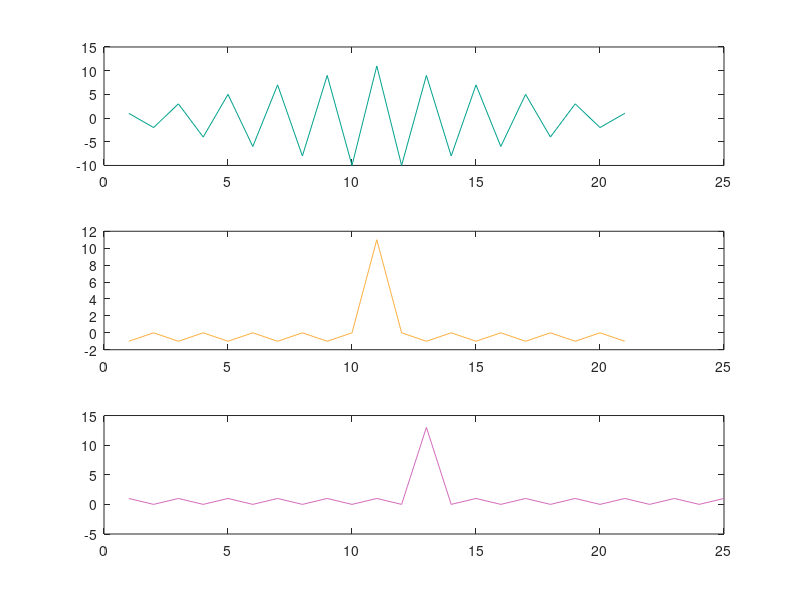

MATLAB code to generate this figure:

x{1} = [0 1 0 1 0 1 0 1 0 1 0];
x{2} = [0 1 0 0 1 0 0 0 1 1 1];
x{3} = [1 0 1 0 1 1 0 0 1 1 1 1 1];

figure
for i = 1:length(x)
    clear Rxx
    x{i} = -(-1).^x{i};    % Make 0 into 1
    Rxx = xcorr(x{i});
    subplot(length(x),1,i); plot(Rxx, 'color',rand(1,3)); hold on
    Rxx = sort(Rxx);
    sidelobe(i) = Rxx(end - 1);
    
end

% Barker codes are good because the sidelobes are minimal
